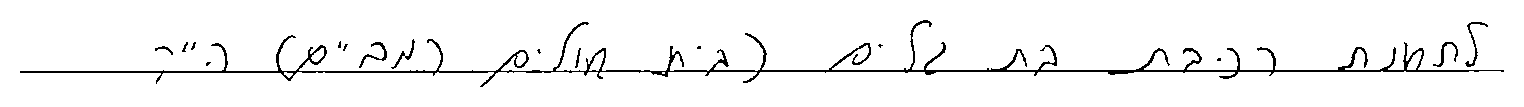
#> input picture Data_normalized/txt (1089).png, 1524 x 107 px; its folder holds only this picture in this run
$ jupyter execute --allow-errors extract_slant.ipynb
#> lines starting #> are read from the running program, lines starting #| are printed output that depends on the picture; after the words box and inside, x2 and y2 are one past the last pixel; in counts of white or black regions, pixels touching at a corner belong together
[cell 1]
import cv2
import numpy as np
import pandas as pd
from pathlib import Path
from typing import Tuple
import argparse
from tqdm import tqdm
from openpyxl import load_workbook
import os

[cell 2]
input_folder = r"C:/Users/ranor/Desktop/code/Data_normalized"
output = r"C:/Users/ranor/Desktop/code/tables"

[cell 3]
def measure_slant_by_shear(binary_img: np.ndarray) -> Tuple[float, float]:
    # Calculates the slant by applying affine shear transformations to the image.
    # Logic: We shear the image at different angles. The angle that maximizes the
    # variance of the vertical projection is the one that makes the text most upright.

    img_height, img_width = binary_img.shape

    # Test angles from -30 to +30 degrees
    angles_to_test = np.linspace(-30, 30, 61)
    max_variance = 0
    optimal_angle = 0

    for angle in angles_to_test:
        angle_rad = np.radians(angle)
        shear_factor = np.tan(angle_rad)

        # Define the Affine Transformation Matrix for shearing
        M = np.array([[1, shear_factor, 0],
                      [0, 1, 0]], dtype=np.float32)

        # Apply the shear transformation
        sheared = cv2.warpAffine(binary_img, M, (img_width + abs(int(shear_factor * img_height)), img_height),
                                flags=cv2.INTER_LINEAR, borderValue=255)

        # Calculate vertical projection (sum of black pixels per column)
        projection = np.sum(sheared == 0, axis=0)

        # Calculate variance - higher variance means sharper peaks/valleys, indicating upright text
        variance = np.var(projection)

        if variance > max_variance:
            max_variance = variance
            optimal_angle = angle

    # Normalize the result to 0.0 - 1.0 range
    # -30 deg = 0.0, 0 deg = 0.5, +30 deg = 1.0
    slant = (optimal_angle + 30) / 60
    slant = np.clip(slant, 0.0, 1.0)

    return slant, optimal_angle

[cell 4]
def measure_slant_by_moments(binary_img: np.ndarray) -> float:
    # Calculates slant by finding contours of individual letters and fitting ellipses.
    # The average angle of these ellipses represents the handwriting slant.

    # Invert image to find contours (OpenCV expects white object on black background)
    inverted = 255 - binary_img
    contours, _ = cv2.findContours(inverted, cv2.RETR_EXTERNAL, cv2.CHAIN_APPROX_SIMPLE)

    if not contours:
        return 0.5

    angles = []
    img_area = binary_img.shape[0] * binary_img.shape[1]

    for contour in contours:
        area = cv2.contourArea(contour)

        # Filter noise: Ignore contours that are too small or too large
        if area < img_area * 0.0001 or area > img_area * 0.15:
            continue
        if len(contour) < 5:
            continue

        try:
            # Fit an ellipse to the contour to determine orientation
            (x, y), (MA, ma), angle = cv2.fitEllipse(contour)

            # Adjust angle to be relative to vertical axis
            if angle > 135:
                angle = angle - 180
            elif angle > 45:
                angle = 90 - angle
            angles.append(angle)
        except:
            continue

    if not angles:
        return 0.5

    # Remove statistical outliers using Interquartile Range (IQR) to get a robust mean
    angles = np.array(angles)
    q1, q3 = np.percentile(angles, [25, 75])
    iqr = q3 - q1
    if iqr > 0:
        mask = (angles >= q1 - 1.5*iqr) & (angles <= q3 + 1.5*iqr)
        angles = angles[mask]

    if len(angles) == 0:
        return 0.5

    mean_angle = np.mean(angles)

    # Normalize to 0.0 - 1.0 range based on -20 to +20 degrees limits
    mean_angle = np.clip(mean_angle, -20, 20)
    slant = (mean_angle + 20) / 40
    return slant

[cell 5]
def extract_slant(image_path: str) -> Tuple[float, dict]:
    # Main function to process a single image.
    # Combines Shear method (global) and Moments method (local) for better accuracy.

    img = cv2.imread(image_path, cv2.IMREAD_GRAYSCALE)
    if img is None:
        return 0.5, {'error': 'Failed to read'}

    # Ensure binary image (Thresholding) if not already
    if len(np.unique(img)) > 2:
        _, img = cv2.threshold(img, 127, 255, cv2.THRESH_BINARY)

    # Run both algorithms
    slant_shear, optimal_angle = measure_slant_by_shear(img)
    slant_moments = measure_slant_by_moments(img)

    # Weighted Average: Giving more weight (0.7) to the Shear method as it is generally more robust for lines
    slant = 0.7 * slant_shear + 0.3 * slant_moments
    slant = np.clip(slant, 0.0, 1.0)

    debug_info = {
        'slant_shear': slant_shear,
        'slant_moments': slant_moments,
        'optimal_angle': optimal_angle
    }
    return slant, debug_info

[cell 6]
def process_directory(input_dir: str, output_file: str) -> pd.DataFrame:
    # Iterates over all images in the directory, calculates slant, and saves to Excel.

    image_files = []
    # Collect all common image formats
    for ext in ['.png', '.jpg', '.jpeg', '.tif', '.tiff']:
        image_files.extend(Path(input_dir).glob(f'*{ext}'))
        image_files.extend(Path(input_dir).glob(f'*{ext.upper()}'))

    image_files = sorted(set(image_files))
    total = len(image_files)

    print(f"Found {total} images")
    print(f"Output: {output_file}")

    results = []
    # Process images with a progress bar
    for idx, img_path in enumerate(tqdm(image_files, desc="Processing"), 1):
        slant, debug = extract_slant(str(img_path))
#> in extract_slant, `img = cv2.imread(image_path, cv2.IMREAD_GRAYSCALE)`: img: shape (107, 1524); 95.8% white; black in thin lines or dots, all inside (x1, y1, x2, y2) = (20, 20, 1504, 87)
#> the loop in measure_slant_by_shear, `for angle in angles_to_test:` made 61 passes
#> (variance, max_variance) on passes 1, 2, 3, 4, 8, 9, 12, 16, 18, 21, 23, 25: (5.02, 5.02), (5.03, 5.03), (5.22, 5.22), (5.38, 5.38), (5.41, 5.41), (5.85, 5.85), (5.96, 5.96), (6.25, 6.25), (6.52, 6.52), (6.57, 6.57), (6.9, 6.9), (6.96, 6.96)
#> variance on passes 5, 6, 7, 10, 11, 13: 5.19, 5.32, 5.35, 5.55, 5.75, 5.85
#> pass 1, in measure_slant_by_shear, `sheared = cv2.warpAffine(binary_img, M, (img_width + abs(int(shear_fac..`:
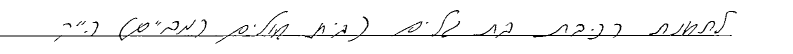
#> sheared: shape (107, 1585) (shown at 1/2 size); min 0, max 255, mean 244.9
#> pass 2, in measure_slant_by_shear, `sheared = cv2.warpAffine(binary_img, M, (img_width + abs(int(shear_fac..`:
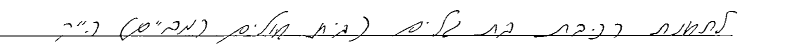
#> sheared: shape (107, 1583) (shown at 1/2 size); min 0, max 255, mean 244.9
#> pass 3, in measure_slant_by_shear, `sheared = cv2.warpAffine(binary_img, M, (img_width + abs(int(shear_fac..`:
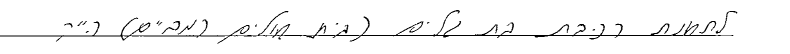
#> sheared: shape (107, 1580) (shown at 1/2 size); min 0, max 255, mean 244.8
#> after the loop in measure_slant_by_shear, `for angle in angles_to_test:`: max_variance = 14.39; optimal_angle = 0
#> in measure_slant_by_shear, `slant = (optimal_angle + 30) / 60`: slant = 0.5
#> in extract_slant, `slant_shear, optimal_angle = measure_slant_by_shear(img)`: optimal_angle = 0
#> in measure_slant_by_moments, `contours, _ = cv2.findContours(inverted, cv2.RETR_EXTERNAL, cv2.CHAIN_..`: contours = 16 contours, 9 with area under 20; largest, box (x1, y1, x2, y2) and area: (20, 20, 1504, 87) 4126, (359, 42, 387, 68) 92, (1465, 22, 1488, 67) 90, (1433, 42, 1458, 67) 83, (391, 39, 415, 69) 68, (155, 46, 173, 55) 28, (575, 48, 581, 68) 24
#> the loop in measure_slant_by_moments, `for contour in contours:` made 16 passes
#> (area, x, y, MA, ma, angle) on passes 4, 6, 9, 10, 14, 15, 16: (24, 577.5, 57.87, 2.59, 20.13, 11.15), (28.5, 163.3, 52.55, 11.65, 17.16, -18.92), (83, 1445.1, 54.6, 18.78, 27.61, 38.08), (91.5, 373.3, 56.11, 18.32, 32.59, 36.7), (68.5, 403.7, 56.95, 8.67, 37.89, 32.63), (89.5, 1472.7, 42.52, 21.58, 47.44, 21.58), (4126, 801.9, 55.01, 50.97, 1133.5, 0.0244)
#> after the loop in measure_slant_by_moments, `for contour in contours:`: angles = [11.15, -18.92, 38.08, 36.7, 32.63, 21.58, 0.0244]
#> in measure_slant_by_moments, `q1, q3 = np.percentile(angles, [25, 75])`: q1 = 5.59; q3 = 34.66
#> in measure_slant_by_moments, `iqr = q3 - q1`: iqr = 29.08
#> in measure_slant_by_moments, `mask = (angles >= q1 - 1.5*iqr) & (angles <= q3 + 1.5*iqr)`: mask = [True, True, True, True, True, True, True]
#> in measure_slant_by_moments, `mean_angle = np.mean(angles)`: mean_angle = 17.32
#> in measure_slant_by_moments, `slant = (mean_angle + 20) / 40`: slant = 0.933
#> in extract_slant, `slant = 0.7 * slant_shear + 0.3 * slant_moments`: slant = 0.63
#> in extract_slant, `debug_info = { 'slant_shear': slant_shear, 'slant_moments': slant_mome..`: debug_info = {'slant_shear': 0.5, 'slant_moments': 0.933, 'optimal_angle': 0}
#> slant = 0.63; debug has the same summary as debug_info in extract_slant
        results.append({
            'Image Number': idx,
            'File Name': img_path.name,
            'Slant': round(slant, 3)
        })

    # Save initial data to Excel
    df = pd.DataFrame(results)
#> df = table of 1 rows and 3 columns
    df.to_excel(output_file, index=False, engine='openpyxl')

    # Post-processing: Add Excel formula to extract image index from filename if needed
    wb = load_workbook(output_file)
    ws = wb.active
    for row_num in range(2, len(results) + 2):
        ws[f'A{row_num}'] = f'=VALUE(MID(B{row_num}, FIND("(",B{row_num})+1, FIND(")",B{row_num})-FIND("(",B{row_num})-1))'
    wb.save(output_file)

    print(f"\nStatistics:")
    print(f"  Mean: {df['Slant'].mean():.3f}")
    print(f"  Median: {df['Slant'].median():.3f}")
    print(f"  Std Dev: {df['Slant'].std():.3f}")
    print(f"  Min: {df['Slant'].min():.3f}")
    print(f"  Max: {df['Slant'].max():.3f}")
    return df
